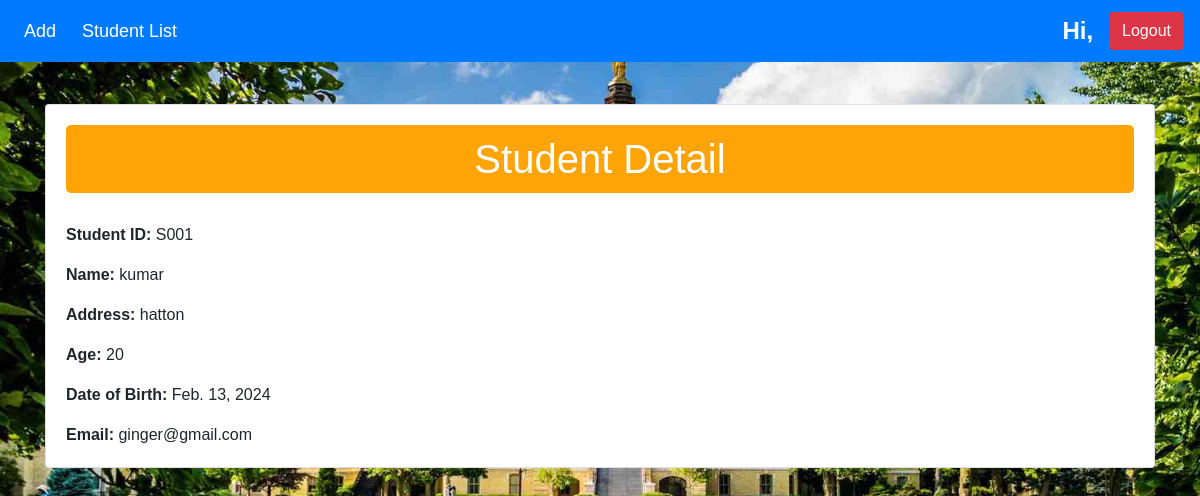
/1/, run on the app's committed database.
### students/models.py (models this page shows, shortened)
class Student(models.Model):
    student_id = models.CharField(max_length=4, unique=True, verbose_name='Student ID')
    name = models.CharField(max_length=100)
    address = models.TextField()
    age = models.IntegerField()
    date_of_birth = models.DateField()
    email = models.EmailField()
    class Meta:
        app_label = 'students'

### students/views.py (the view)
# urls.py: path('<int:pk>/', views.student_detail, name='student_detail'),
def student_detail(request, pk):
    student = get_object_or_404(Student, pk=pk)
    return render(request, 'students/student_detail.html', {'student': student})

### students/templates/students/student_detail.html (shortened to what this page needs)
{% load static %}
<!DOCTYPE html>
<html lang="en">
  <head>
    <link
      rel="stylesheet"
      href="https://stackpath.bootstrapcdn.com/bootstrap/4.5.2/css/bootstrap.min.css"
    />
    <link
      rel="stylesheet"
      type="text/css"
      href="{% static 'css/styles.css' %}"
    />
  </head>
  <body
    style="
      background-image: url('{% static 'bg1.jpg' %}');
      background-size: cover;
    "
  >
    {% include 'students/navbar.html' %}
    <div class="container mt-5">
      <div class="card">
        <div class="card-body">
          <h1 class="center-title display-5">Student Detail</h1>
          <p class="card-text">
            <strong>Student ID:</strong> {{ student.student_id }}
          </p>
          <p class="card-text"><strong>Name:</strong> {{ student.name }}</p>
          <p class="card-text">
            <strong>Address:</strong> {{ student.address }}
          </p>
          <p class="card-text"><strong>Age:</strong> {{ student.age }}</p>
          <p class="card-text">
            <strong>Date of Birth:</strong> {{ student.date_of_birth }}
          </p>
          <p class="card-text"><strong>Email:</strong> {{ student.email }}</p>
        </div>
      </div>
    </div>
  </body>
</html>

### students/static/css/styles.css (style rules this page uses)
.center-title { text-align: center; color: #fff; margin-bottom: 30px; background-color:#FFA407; padding: 10px; border-radius: 5px; }
body { font-family: Arial, sans-serif; background-color: #f8f9fa; padding: 20px; }
h1 { color: #343a40; }

### students/templates/students/navbar.html (style rules this page uses)
body { padding-top: 56px; }

### data on the page
Student: student_id "S001", name "kumar", address "hatton", age "20", date_of_birth "Feb. 13, 2024", email "ginger@gmail.com"
